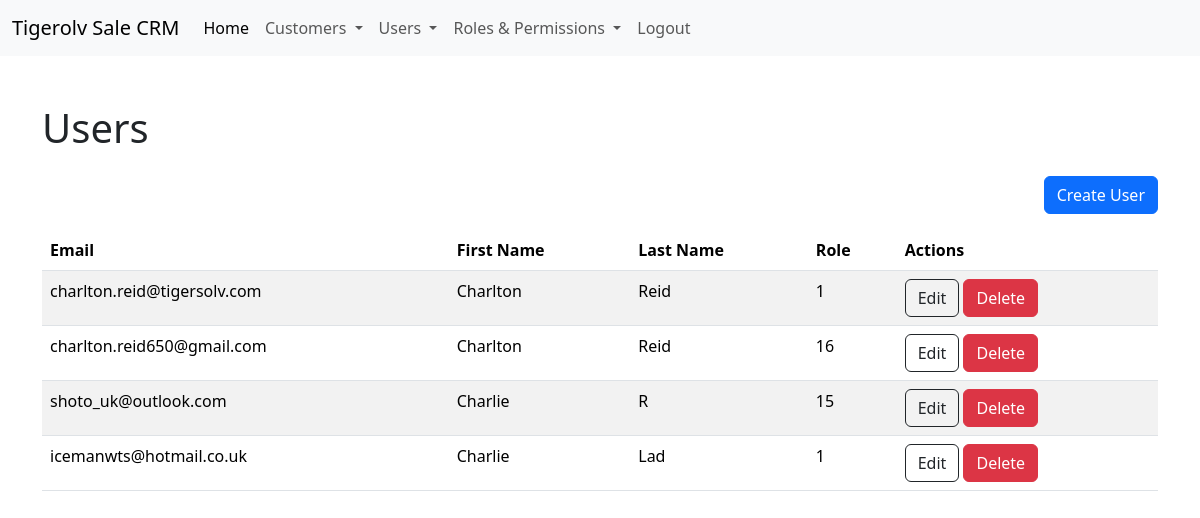
Page /users/ (signed in) on the committed database.
### app/models.py (models this page shows, shortened)
class User(UserMixin, db.Model):
    __tablename__ = 'user'
    UserId = db.Column(db.Integer,primary_key=True)
    FirstName = db.Column(db.String(64))
    LastName = db.Column(db.String(64))
    Email = db.Column(db.String(255))
    Password = db.Column(db.String(255))
    Role = db.Column(db.Integer, default=1)
    DateCreated = db.Column(db.DateTime , default=datetime.now)
    Confirmed = db.Column(db.Boolean,default=False)
    agent = db.relationship('Customer',backref='user',lazy='dynamic')
    note = db.relationship('Note',backref='user',lazy='dynamic')
    @property
    def password(self):
        raise AttributeError('password is not a readable attribute')
    @login_manager.user_loader
    def load_user(user_id):
        return User.query.get(int(user_id))
    def can(self,permissions):
        return self.Role is not None and (self.Role & permissions) == permissions

### app/main/views.py (the view)
@main.route('/users/', methods=['GET'])
@login_required
@permission_required(Permission.VIEW)
def view_users():
    try:
        logging.info('Rendering users page')
        users = User.query.all()
        logging.info('Users page rendered')
        return render_template('users.html', users=users)
    except:
        logging.error('Issue rendering users page')
        return render_template('error.html',message= 'There was an issue rendering users page')

### app/auth/views.py (called while the page is built)
@auth.before_app_request
def before_request():
    if current_user.is_authenticated:
        if not current_user.Confirmed \
                and request.blueprint != 'auth' \
                and request.endpoint != 'static':
            return redirect(url_for('auth.unconfirmed'))

### app/templates/users.html (shortened to what this page needs)
{% extends 'base.html' %}
{% block body %}
    <div class="container">
        <h1 class="mt-5 mb-4">Users</h1>
        <div class="row">
            <div class="col d-flex justify-content-end">
                <a class="btn btn-primary mb-3" href="/user/create" role="button">Create User</a>
            </div>
        </div>
        <table class="table table-striped">
            <thead>
                <tr>
                    <th scope="col">Email</th>
                    <th scope="col">First Name</th>
                    <th scope="col">Last Name</th>
                    <th scope="col">Role</th>
                    <th scope="col">Actions</th>
                </tr>
            </thead>
            <tbody>
                {% for user in users %}
                <tr>
                    <td>{{ user.Email }}</td>
                    <td>{{ user.FirstName }}</td>
                    <td>{{ user.LastName }}</td>
                    <td>{{ user.Role }}</td>
                    <td data-url="delete/{{ user.UserId }}">
                        <a class="btn btn-outline-dark" href="/user/edit/{{user.UserId}}" role="button">Edit</a>
                        <button class="btn btn-danger" data-bs-toggle="modal" data-bs-target="#deleteModal">Delete</button>
                    </td>
                </tr>
                {% endfor %}
            </tbody>
        </table>
    </div>
{% endblock %}

### rows in the picture
User: Email "charlton.reid@tigersolv.com", FirstName "Charlton", LastName "Reid", Role "1"
User: Email "charlton.reid650@gmail.com", FirstName "Charlton", LastName "Reid", Role "16"
User: Email "shoto_uk@outlook.com", FirstName "Charlie", LastName "R", Role "15"
User: Email "icemanwts@hotmail.co.uk", FirstName "Charlie", LastName "Lad", Role "1"
